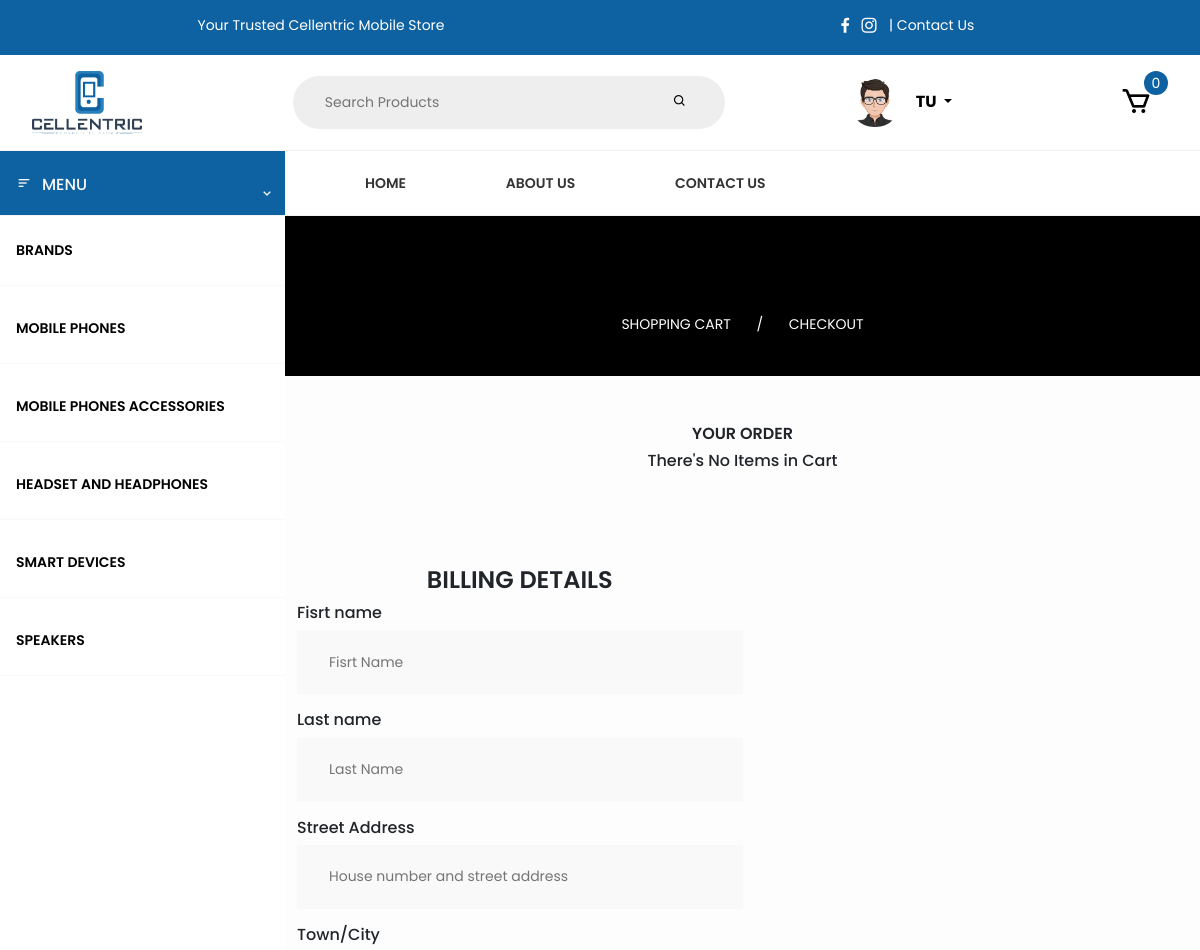
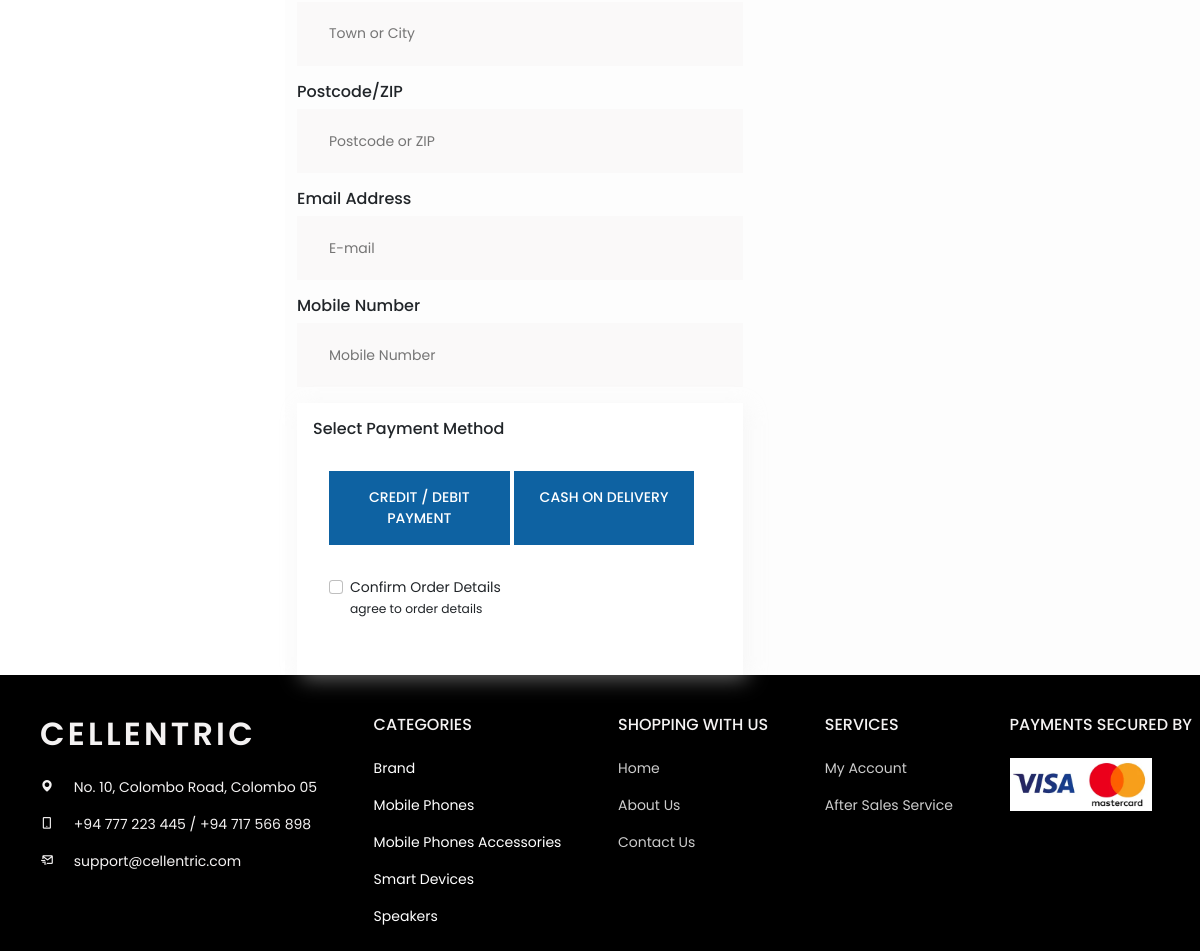
/checkout.php (signed in), run on the app's committed database (2 pictures, top to bottom).
### tables this page shows
CREATE TABLE `customers` (
  `customer_id` int(11) NOT NULL,
  `full_name` varchar(255) NOT NULL,
  `mobile_number` int(11) NOT NULL,
  `email` varchar(255) NOT NULL,
  `password` varchar(255) DEFAULT NULL,
  `gender` varchar(255) DEFAULT NULL,
  `bday` varchar(255) DEFAULT '00/00/0000',
  `Address` varchar(255) DEFAULT NULL,
  `image` varchar(255) DEFAULT 'customerImage/avatar7.png'
);

### app/classes/database.php (called while the page is built)
<?php
class Database{
    private $host = "localhost";
    private $dbuser = "root";
    private $dbpass = "";
    private $dbName = "cellentric";
    public function connect(){
try {
        $dsn = 'mysql:host='. $this->host. ';dbname='.$this->dbName;
        $pdo = new PDO($dsn, $this->dbuser, $this->dbpass);
        $pdo->setAttribute(PDO::ATTR_DEFAULT_FETCH_MODE,PDO::FETCH_ASSOC);
     return $pdo;
} catch (PDOException $e) {
}
}
}

### app/classes/product.class.php (called while the page is built, shortened)
<?php
require_once 'database.php';
class Product extends Database
{
    public function selectCartCount($customer_ID){
    $sql = "SELECT SUM(qty) AS cusCount FROM cart WHERE customer_ID = ?";
    $stmt = $this->connect()->prepare($sql);
    $stmt->execute([$customer_ID]);
    $row = $stmt->fetch();
    return $row;
}
public function selectCartItems($customer_ID){
    $sql = "select cart.cart_id,cart.qty,cart.price,product.product_name,product.product_description,product.category_name,product.Brand_name,product.retail_price AS sellingPrice,product.quantity,product.image,product.item_code FROM cart INNER JOIN product ON cart.product_id = product.item_code WHERE cart.customer_ID = ?";
    $stmt = $this->connect()->prepare($sql);
    $stmt->execute([$customer_ID]);
    $result  = $stmt->fetchAll();
    return $result;
}
public function currentUser($username){
    $sql = "SELECT * FROM customers WHERE email = ? LIMIT 1";
        $stmt = $this->connect()->prepare($sql);
        $stmt->execute([$username]);
        $result = $stmt->fetch();
        return $result;
}
}

### public/checkout.php (the view, shortened to what this page needs)
<?php
include 'includes/header.php';
include 'includes/sidenav.php';
$countorder = $product->orderIDCount();
$orderid =  $countorder['orderID'];
if ($orderid == 0) {
    $orderid = "1000";
} else {
    $orderid = $orderid + 1;
}
?>
<main class="login_section checkout_section">
    <div class="main_bar">
        <div class="top_heading">
            <div class="heading_items">
                <a href="#">Shopping cart</a>
                <a>/</a>
                <a href="#">Checkout</a>
            </div>
        </div>
    </div>
    <div class="container">
        <div class="row">
            <div class="col-md-12">
                <div class="row">
                    <div class="col-md-12 col-sm-12">
                        <h6 class="text-center mt-5 form_header">Your Order</h6>
                        <div class="Login_form register mb-5">
                            <?php
                            $cartData = $product->selectCartItems($customer_id);
                            if ($cartData) {
                            ?>
                                <div class="order">
                                    <table id="order_table" class="table order_table">
                                        <thead>
                                            <tr>
                                                <th>Product Name</th>
                                                <th>Price</th>
                                                <th>Quantity</th>
                                                <th>Final Total (LKR)</th>
                                            </tr>
                                        </thead>
                                        <tbody>
                                            <?php
                                            foreach ($cartData as $row) {
                                            ?>
                                                <tr>
                                                    <td><?= $row['product_name'] ?>
                                                        <input type="hidden" class="order_id" name="order_id[]" required value="<?= $orderid ?>">
                                                        <input type="hidden" class="item_code" name="item_code[]" required readonly value="<?= $row['item_code'] ?>">
                                                    </td>
                                                    <td><?= $row['sellingPrice'] ?>
                                                        <input type="hidden" class="selling_price" name="selling_price[]" required readonly value="<?= $row['sellingPrice'] ?>">
                                                    </td>
                                                    <td><?= $row['qty'] ?>
                                                        <input type="hidden" class="qty" name="quantity[]" required readonly value="<?= $row['qty'] ?>">
                                                    </td>
                                                    <td><?= $row['qty'] * $row['sellingPrice'] ?>.00
                                                        <input type="hidden" class="final_total" name="final_price[]" required readonly value="<?= $row['qty'] * $row['sellingPrice'] ?>">
                                                    </td>
                                                </tr>
                                            <?php
                                            }
                                            ?>
                                            <tr class="finaltotalTR">
                                                <td class="text-center italic_font " colspan="3">Final Total</td>
                                                <td id="finalToTVal" class="italic_font" colspan="1">
                                                    <span>Rs.</span><input id="CartTotal" type="text" class="CartTotal italic_font" name="finalTotal" required readonly>
                                                    <span>Rs.</span><input id="totalQunatity" type="hidden" class="totalQuantity italic_font" name="totalQuantity" required readonly>
                                                </td>
                                            </tr>
                                        <?php
                                    } else {
                                        ?>
                                            <h6 class="text-center">There's No Items in Cart</h6>
                                        <?php
                                    }
                                        ?>
                                </div>
                        </div>
                    </div>
                    <div class="col-md-6 col-sm-12">
                        <h4 class="text-center mt-5 form_header">Billing details</h4>
                        <div class="Login_form">
                            <div class="mb-3">
                                <h6>Fisrt name</h6>
                                <input type="text" id="firstName" placeholder="Fisrt Name" class="master_input">
                            </div>
                            <div class="mb-3">
                                <h6>Last name</h6>
                                <input type="text" id="lastName" placeholder="Last Name" class="master_input">
                            </div>
                            <div class="mb-3">
                                <h6>Street Address</h6>
                                <input type="text" id="stAddress" placeholder="House number and street address" class="master_input">
                            </div>
                            <div class="mb-3">
                                <h6>Town/City</h6>
                                <input type="text" id="town" placeholder="Town or City" class="master_input">
                            </div>
                            <div class="mb-3">
                                <h6>Postcode/ZIP</h6>
                                <input type="text" id="postcode" placeholder="Postcode or ZIP" class="master_input">
                            </div>
                            <div class="mb-3">
                                <h6>Email Address</h6>
                                <input type="email" id="email" placeholder="E-mail" name="email" class="master_input">
                            </div>
                            <div class="mb-3">
                                <h6>Mobile Number</h6>
                                <input type="text" id="mNumber" placeholder="Mobile Number" class="master_input" min="1" max="10">
                            </div>
                        </div>
                    </div>
                    <div class="col-md-6 col-sm-12">
                        <div class="payment_type">
                            <div class="card mainCard">
                                <div class="card-body">
                                    <h6 class="card-title">Select Payment Method</h6>
                                    <div class="card">
                                        <ul class="list-group list-group-flush">
                                            <li class="list-group-item" style="cursor: pointer;">
                                                <div class="btn-group" role="group" aria-label="Basic radio toggle button group">
                                                    <label id="creditLabel" class="button_master btn_primary" style="margin-right: 4px;" for="btnradio1">Credit / Debit Payment</label>
                                                    <label id="cashdelivery" class="button_master btn_primary" for="btnradio2">Cash on Delivery</label>
                                                </div>
                                            </li>
                                            <li class="list-group-item">
                                            </li>
                                            <li class="list-group-item">
                                                <div class="mb-3">
                                                    <div class="form-check">
                                                        <input class="form-check-input" type="checkbox" value="" id="flexCheckDefault">
                                                        <label class="form-check-label" for="flexCheckDefault">
                                                            Confirm Order Details
                                                            <p><small>agree to order details</small></p>
                                                        </label>
                                                    </div>
                                                </div>
                                            </li>
                                        </ul>
                                    </div>
                                </div>
                            </div>
                        </div>
                    </div>
                </div>
            </div>
        </div>
    </div>
    </div>
<?php
include 'includes/footer.php';
?>

### public/includes/navbar.php (shortened to what this page needs)
<?php
require '../app/classes/product.class.php';
$product = new Product();
if (isset($_SESSION['email'])) {
  $data = $product->currentUser($_SESSION['email']);
  $customer_id = $data['customer_id'];
  $full_name = $data['full_name'];
  $image = $data['image'];
}
?>
<body>
  <div class="top_bar">
    <div class="container">
      <div class="items-bar">
        <div class="item-1">
          <span>Your Trusted Cellentric Mobile Store</span>
        </div>
        <div class="item-2">
          <i class="bx bxl-facebook"></i>
          <i class="bx bxl-instagram"></i>
        </div>
        <div class="item-3">
          <a href="#">contact us</a>
        </div>
      </div>
    </div>
  </div>
  <div class="container_css">
    <header class="header">
      <a href="home"><img src="components/img/Logo.png" alt="cellentric logo" class="logo" /></a>
      <form action="searchResults" class="search" method="POST">
        <input type="text" class="search_input" name="searchproducts" placeholder="Search Products" />
        <button class="search_button">
          <i class="bx bx-search"></i>
        </button>
      </form>
      <?php
      if (isset($_SESSION['email'])) {
        $arr1 = explode(" ", $full_name);
        $arr2 = str_split($arr1[0],1);
        $arr3 = str_split($arr1[1],1);
      ?>
        <div class="dropdown">
          <a class="btn btn-secondary dropdown-toggle" href="#" role="button" id="dropdownMenuLink" data-bs-toggle="dropdown" aria-expanded="false">
            <img src="../app/includes/user/<?= $image ?>" width="50" class="image_rounded" alt=""><span class="ml-2"><?= $arr2[0]."".$arr3[0]  ?></span>
          </a>
        </div>
      <?php
      }
      ?>
      <div class="user-nav">
        <div class="icon_box">
          <a class="nav-link" href="cart"><i class="bx bx-cart"></i></a>
          <?php
          if (isset($_SESSION['email'])) {
            $data = $product->selectCartCount($customer_id);
            if ($data['cusCount'] != 0) {
          ?>
              <span class="cart_notification"><?= $data['cusCount'] ?></span>
            <?php
            } else {
            ?>
              <span class="cart_notification">0</span>
            <?php
            }
          } else {
            ?>
            <span class="cart_notification">0</span>
          <?php
          }
          ?>
        </div>
      </div>
    </header>
    <div class="menu_top menu_line">
      <div class="category">
        <div class="category_menu">
          <a href="#" class="link"><i class="bx bx-menu-alt-left"></i>
            <h4>MENU</h4>
          </a><span class="chevron_icon"><i class="bx bx-chevron-down"></i></span>
        </div>
      </div>
      <nav class="menu_inline">
        <nav class="menu_top">
          <ul class="menu_nav">
            <li class="menu_li_item">
              <a href="home" class="Top_menu_link">Home</a>
            </li>
            <li class="menu_li_item">
              <a href="aboutus" class="Top_menu_link">About US</a>
            </li>
            <li class="menu_li_item">
              <a href="contactus" class="Top_menu_link">Contact US</a>
            </li>
          </ul>
        </nav>
      </nav>
    </div>

### public/components/css/section.css (style rules this page uses)
.login_section { flex-basis: 1; }

### public/components/css/loginForm.css (style rules this page uses)
.login_section { flex:1; }
.top_heading { background-color: var(--black); display: flex; flex-direction: column; height: 20vh; color: var(--white); justify-content: center; align-items: center; }
.form_header { text-transform: uppercase; font-weight: 600; }

### public/components/css/button.css (style rules this page uses)
.button_master { width: 100%; padding: 1rem; text-align: center; text-transform: uppercase; font-weight: 500; margin-top: 1rem; transition: all 0.3s ease-in-out; border: none; color: var(--white); }
.btn_primary { background-color: var(--primary-color); }
.master_input { width: 100%; height: 3.5rem; border: none; background-color: var(--color-grey-light-1); transition: all 0.2s ease-out; padding: 2rem; }

### public/components/css/root.css (style rules this page uses)
:root { --primary-color: #0e62a2; --color-primary-light: #1b84d4; --color-primary-dark: #0b4b7c; --color-primary-green:#55c57a; --color-primary-green-light:#45b169; --color-primary-green-dark:#28b485; --color-primary-red:#eb2f64; --color-primary-red-light:#FF3366; --color-primary-red-dark:#BA265D; --color-primary-yellow:#d4b447; --color-primary-yellow-light:#d1b65b; --color-primary-yellow-dark:#bb9b34; --light-grey-color: #DBD8D5; --font-color-dark: #333333; --primary-dark-grey-1:#202020; --primary-dark-grey-2:#2c2c2c; --secondary-light-grey :#7C7977; --primary-light-grey:#f9f9f9; --white: #fff; --black:#000; --color-grey-light-1:#faf9f9; --color-grey-light-2:#f4f2f2; --color-grey-light-3:#f0eeee; --color-grey-light-4:#ccc; --color-grey-dark-1:#333; --color-grey-dark-2:#777; --color-grey-dark-3:#999; --transition-normal: all .1s ease-out; --transition-slow: all .2s ease-out; }

### public/checkout.php (style rules this page uses)
.login_section { flex: 1; }
.heading_items { font-size: 6rem; text-transform: uppercase; }

### data on the page
customers: image (picture), full_name "T", full_name "U"
